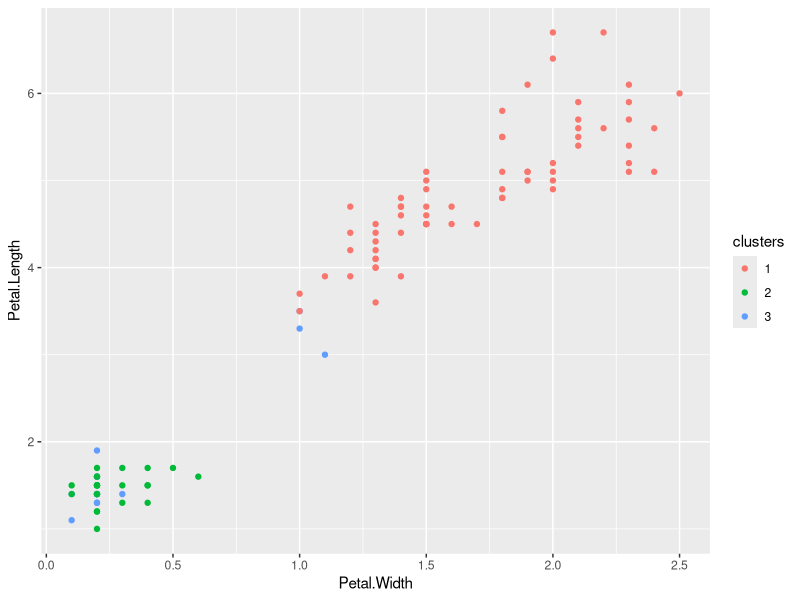

Recreate this plot in R.
data(iris); library(ggplot2); library(caret);

# Splitting the data
inTrain <- createDataPartition(y=iris$Species, p=0.7, list=FALSE)
training <- iris[inTrain,]
testing <- iris[-inTrain,]

# K-means clustering
KMeans1 <- kmeans(subset(training, select=-c(Species)), centers=3)
training$clusters <- as.factor(KMeans1$cluster)

# Plotting the results
p1 <- qplot(Petal.Width, Petal.Length, colour=clusters, data=training)

# Comparing results
table(KMeans1$cluster, training$Species)

# Fitting a model
modFit <- train(clusters ~ ., data=subset(training, select=-c(Species)),
                                          method="rpart")
table(predict(modFit, training), training$Species)

# Applying on test set
testClusterPred <- predict(modFit, testing)
table(testClusterPred, testing$Species)
